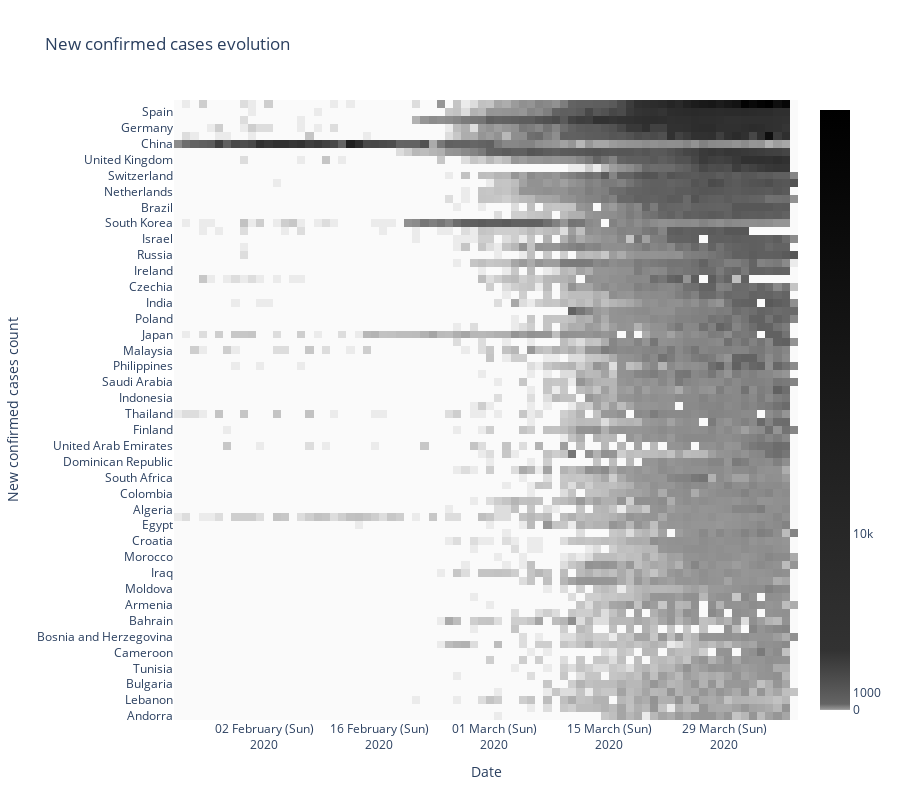

The cell this chart's notebook holds for it:
### Code cell
new_confirmed_cases = confirmed_cases.loc[confirmed_cases[confirmed_cases.columns[-1]]>= 500].apply(lambda row: np.diff(row), axis=1)

fig = go.Figure()   
fig.add_trace(
    go.Heatmap(
        z=new_confirmed_cases.values,
        x=confirmed_cases.columns,
        y=new_confirmed_cases.index,
        colorscale=[
            [0, 'rgb(250, 250, 250)'],        #0
            [1./10000, 'rgb(200, 200, 200)'], #10
            [1./1000, 'rgb(150, 150, 150)'],  #100
            [1./100, 'rgb(100, 100, 100)'],   #1000
            [1./10, 'rgb(50, 50, 50)'],       #10000
            [1., 'rgb(0, 0, 0)'],             #100000
        ],
        colorbar={"tick0": 0, "tickmode": "array", "tickvals": [0, 1000, 10000, 100000]}
    )
)
fig.update_layout(
    title="New confirmed cases evolution",
    xaxis_tickformat="%d %B (%a)<br>%Y",
    height=800, 
    plot_bgcolor="rgb(255, 255, 255)")
fig.update_xaxes(title_text="Date",
                 gridcolor="rgb(200, 200, 200)", 
                 gridwidth=1)
fig.update_yaxes(title_text="New confirmed cases count",
                 gridcolor="rgb(200, 200, 200)", 
                 gridwidth=1)
fig.show()

### Figure 1 — Plotly figure (JSON) as saved in the notebook; plotly's stock layout.template omitted (floating-point values rounded to 4 significant figures; data arrays with more than 128 entries replaced by an {"elided": "..."} marker saying what was removed)
{"data": [{"colorbar": {"tick0": 0, "tickmode": "array", "tickvals": [0, 1000, 10000, 100000]}, "colorscale": [[0, "rgb(250, 250, 250)"], [0.0001, "rgb(200, 200, 200)"], [0.001, "rgb(150, 150, 150)"], [0.01, "rgb(100, 100, 100)"], [0.1, "rgb(50, 50, 50)"], [1, "rgb(0, 0, 0)"]], "type": "heatmap", "x": ["2020-01-22T00:00:00", "2020-01-23T00:00:00", "2020-01-24T00:00:00", "2020-01-25T00:00:00", "2020-01-26T00:00:00", "2020-01-27T00:00:00", "2020-01-28T00:00:00", "2020-01-29T00:00:00", "2020-01-30T00:00:00", "2020-01-31T00:00:00", "2020-02-01T00:00:00", "2020-02-02T00:00:00", "2020-02-03T00:00:00", "2020-02-04T00:00:00", "2020-02-05T00:00:00", "2020-02-06T00:00:00", "2020-02-07T00:00:00", "2020-02-08T00:00:00", "2020-02-09T00:00:00", "2020-02-10T00:00:00", "2020-02-11T00:00:00", "2020-02-12T00:00:00", "2020-02-13T00:00:00", "2020-02-14T00:00:00", "2020-02-15T00:00:00", "2020-02-16T00:00:00", "2020-02-17T00:00:00", "2020-02-18T00:00:00", "2020-02-19T00:00:00", "2020-02-20T00:00:00", "2020-02-21T00:00:00", "2020-02-22T00:00:00", "2020-02-23T00:00:00", "2020-02-24T00:00:00", "2020-02-25T00:00:00", "2020-02-26T00:00:00", "2020-02-27T00:00:00", "2020-02-28T00:00:00", "2020-02-29T00:00:00", "2020-03-01T00:00:00", "2020-03-02T00:00:00", "2020-03-03T00:00:00", "2020-03-04T00:00:00", "2020-03-05T00:00:00", "2020-03-06T00:00:00", "2020-03-07T00:00:00", "2020-03-08T00:00:00", "2020-03-09T00:00:00", "2020-03-10T00:00:00", "2020-03-11T00:00:00", "2020-03-12T00:00:00", "2020-03-13T00:00:00", "2020-03-14T00:00:00", "2020-03-15T00:00:00", "2020-03-16T00:00:00", "2020-03-17T00:00:00", "2020-03-18T00:00:00", "2020-03-19T00:00:00", "2020-03-20T00:00:00", "2020-03-21T00:00:00", "2020-03-22T00:00:00", "2020-03-23T00:00:00", "2020-03-24T00:00:00", "2020-03-25T00:00:00", "2020-03-26T00:00:00", "2020-03-27T00:00:00", "2020-03-28T00:00:00", "2020-03-29T00:00:00", "2020-03-30T00:00:00", "2020-03-31T00:00:00", "2020-04-01T00:00:00", "2020-04-02T00:00:00", "2020-04-03T00:00:00", "2020-04-04T00:00:00", "2020-04-05T00:00:00", "2020-04-06T00:00:00", "2020-04-07T00:00:00"], "y": ["Andorra", "Slovakia", "Lebanon", "Latvia", "Bulgaria", "North Macedonia", "Tunisia", "Azerbaijan", "Cameroon", "Kuwait", "Bosnia and Herzegovina", "Belarus", "Bahrain", "Hungary", "Armenia", "Lithuania", "Moldova", "Slovenia", "Iraq", "Estonia", "Morocco", "New Zealand", "Croatia", "Ukraine", "Egypt", "Singapore", "Algeria", "Iceland", "Colombia", "Argentina", "South Africa", "Greece", "Dominican Republic", "Qatar", "United Arab Emirates", "Panama", "Finland", "Serbia", "Thailand", "Mexico", "Indonesia", "Peru", "Saudi Arabia", "Luxembourg", "Philippines", "Ecuador", "Malaysia", "Pakistan", "Japan", "Romania", "Poland", "Denmark", "India", "Chile", "Czechia", "Australia", "Ireland", "Norway", "Russia", "Sweden", "Israel", "Canada", "South Korea", "Portugal", "Brazil", "Austria", "Netherlands", "Belgium", "Switzerland", "Turkey", "United Kingdom", "Iran", "China", "France", "Germany", "Italy", "Spain", "United States"], "z": {"elided": "78x76 int values"}}], "layout": {"height": 800, "plot_bgcolor": "rgb(255, 255, 255)", "title": {"text": "New confirmed cases evolution"}, "xaxis": {"gridcolor": "rgb(200, 200, 200)", "gridwidth": 1, "tickformat": "%d %B (%a)<br>%Y", "title": {"text": "Date"}}, "yaxis": {"gridcolor": "rgb(200, 200, 200)", "gridwidth": 1, "title": {"text": "New confirmed cases count"}}}}
